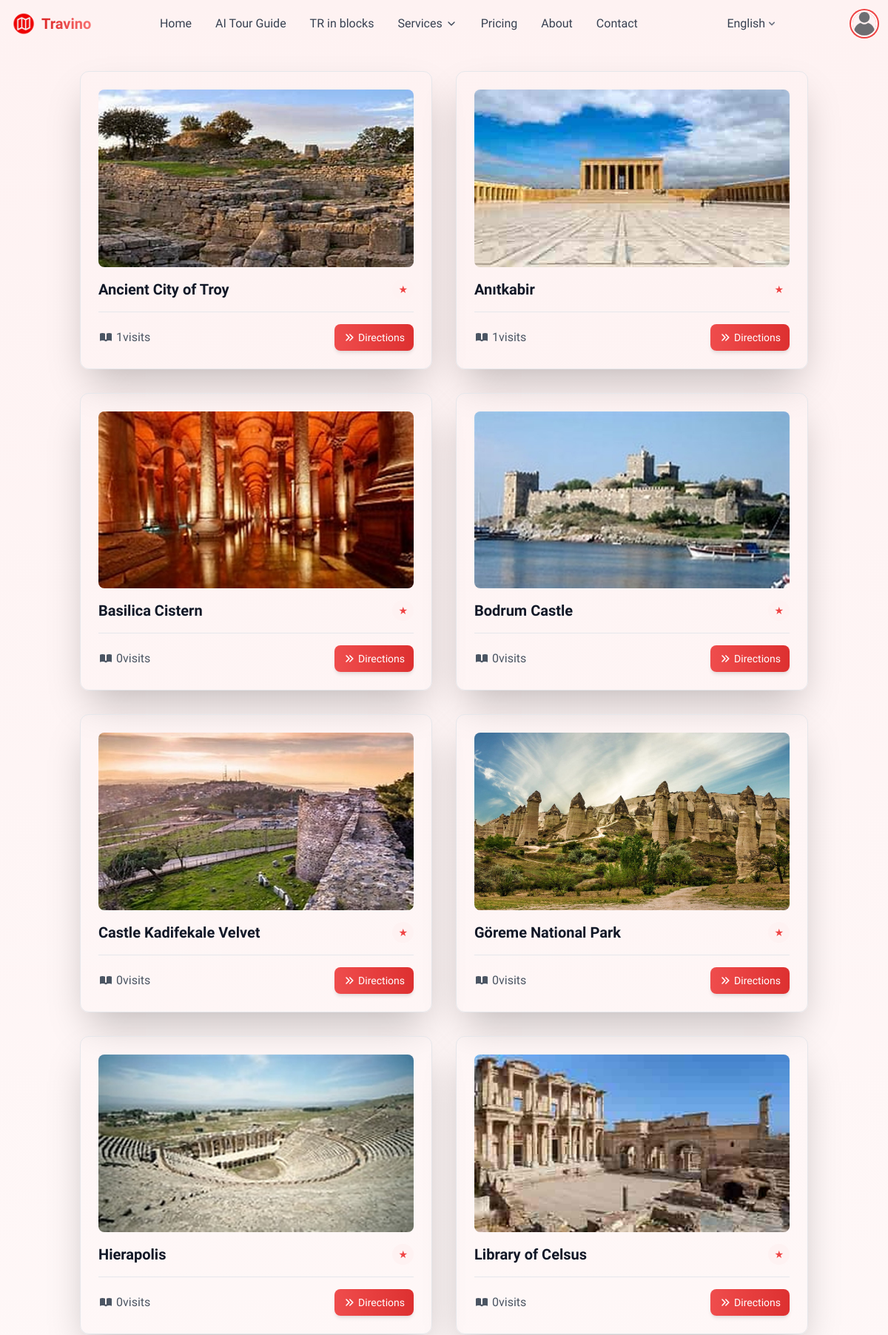
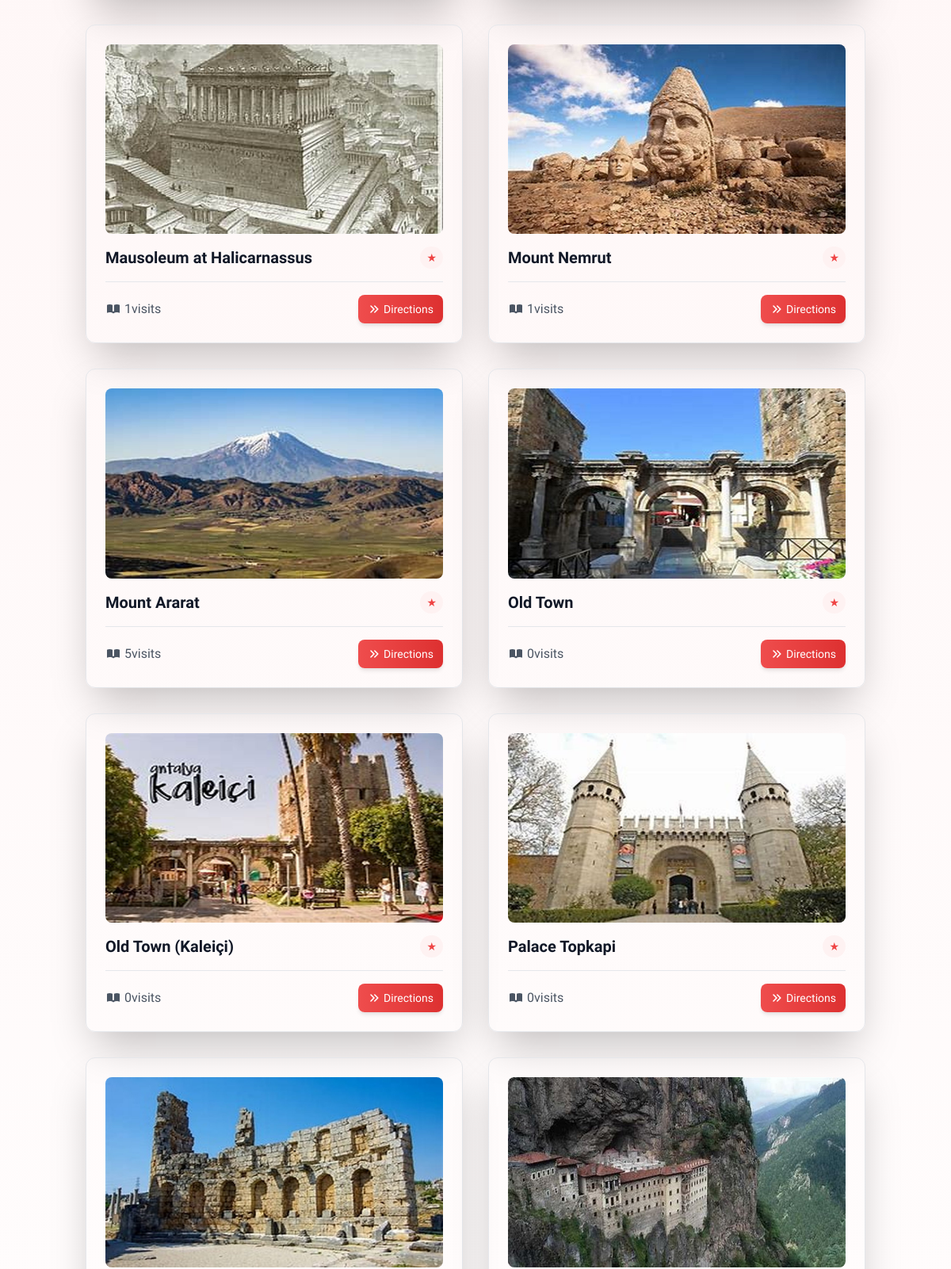
Page /en/category/4/ (upper part) on the committed database (2 pictures, top to bottom).
### app/models.py (models this page shows, shortened)
class Place(models.Model):
    name = models.CharField(max_length=100)
    image = models.ImageField(upload_to='place_pics', default='default.png')
    category = models.ForeignKey(Category, on_delete=models.CASCADE, related_name='places')
    location = models.CharField(max_length=100, default='Not located')
    visits = models.IntegerField(default=0)

### app/views.py (the view)
# urls.py: path('category/<int:pk>/', views.category_detail, name='category_detail'),
def category_detail(request, pk):
    category = get_object_or_404(Category, pk=pk)
    places = Place.objects.filter(category=category)
    context = {
        'category': category,
        'places': places,
    }
    return render(request, 'category_detail.html', context)

### templates/category_detail.html (shortened to what this page needs)
{% extends "base.html" %}
{% block maincontent %}
<section class="body-font bg-gradient-to-b from-red-50 to-white">
  <div class="container px-5 py-24 mx-auto">
    <div class="flex flex-wrap -m-4 justify-center">
      {% for place in places %}
      <a href="{% url 'place_detail' place.id %}">
        <div data-aos="fade-up" class="xl:w-1/4 md:w-1/2 p-4 group">
        <div class="glass-card bg-white/20 backdrop-blur-lg border border-white/30 rounded-xl p-6 shadow-2xl hover:shadow-red-100/20 transition-all duration-300 h-full">
          <div class="overflow-hidden rounded-lg aspect-video mb-4">
            <img class="w-full h-full object-cover transform transition-all duration-500 hover:scale-110"
                 src="{{place.image.url}}"
                 alt="{{place.name}}">
          </div>
          <div class="flex items-center justify-between mb-3">
            <h3 class="text-xl font-semibold text-gray-900">{{place.name}}</h3>
            <span class="flex-shrink-0 text-red-500 text-sm font-medium px-2 py-1 rounded-full bg-red-50">
              ★ {{place.rating}}
            </span>
          </div>
          <div class="flex items-center justify-between mt-4 border-t border-white/20 pt-4">
            <div class="flex items-center text-gray-600">
              <span>{{place.visits|default:0}}</span> visits
            </div>
            <div class="flex gap-2">
              <button
                onclick="getDirections('{{place.name|addslashes}}')"
                class="directions-btn text-sm bg-gradient-to-r from-red-500 to-red-600 text-white py-2 px-3 rounded-lg flex items-center shadow-md hover:shadow-lg transition-all duration-300">
                Directions
              </button>
            </div>
          </div>
        </div>
      </div>
      </a>
      {% endfor %}
    </div>
  </div>
</section>
{% endblock maincontent %}

### templates/category_detail.html (style rules this page uses)
.glass-card { transition: all 0.3s ease; position: relative; }
.glass-card::before { content: ''; position: absolute; top: 0; left: 0; right: 0; bottom: 0; border-radius: inherit; box-shadow: inset 0 0 15px rgba(255, 255, 255, 0.3); z-index: -1; }
.directions-btn { opacity: 0.95; transition: all 0.3s ease; }

### rows in the picture
Place: image (picture), name "Ancient City of Troy", visits "1"
Place: image (picture), name "Anıtkabir", visits "1"
Place: image (picture), name "Basilica Cistern", visits "0"
Place: image (picture), name "Bodrum Castle", visits "0"
Place: image (picture), name "Castle Kadifekale Velvet", visits "0"
Place: image (picture), name "Göreme National Park", visits "0"
Place: image (picture), name "Hierapolis", visits "0"
Place: image (picture), name "Library of Celsus", visits "0"
Place: image (picture), name "Mausoleum at Halicarnassus", visits "1"
Place: image (picture), name "Mount Nemrut", visits "1"
Place: image (picture), name "Mount Ararat", visits "5"
Place: image (picture), name "Old Town", visits "0"
Place: image (picture), name "Old Town (Kaleiçi)", visits "0"
Place: image (picture), name "Palace Topkapi", visits "0"
Place: image (picture)
Place: image (picture)

### other values in the picture
form field language "English"
